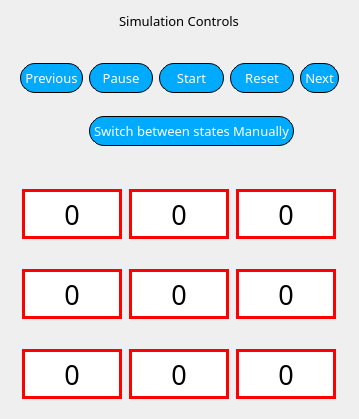
        <widget class="QWidget" name="sim" native="true">
         <property name="autoFillBackground">
          <bool>false</bool>
         </property>
         <property name="styleSheet">
          <string notr="true">border: none;</string>
         </property>
         <layout class="QGridLayout" name="gridLayout_3">
          <item row="1" column="0" colspan="2">
           <widget class="QWidget" name="controls" native="true">
            <property name="minimumSize">
             <size>
              <width>0</width>
              <height>137</height>
             </size>
            </property>
            <layout class="QGridLayout" name="gridLayout_9">
             <item row="1" column="1" colspan="3">
              <widget class="QPushButton" name="toggleManualControl">
               <property name="minimumSize">
                <size>
                 <width>0</width>
                 <height>30</height>
                </size>
               </property>
               <property name="baseSize">
                <size>
                 <width>0</width>
                 <height>0</height>
                </size>
               </property>
               <property name="font">
                <font>
                 <family>Arial Rounded MT Bold</family>
                 <pointsize>10</pointsize>
                </font>
               </property>
               <property name="styleSheet">
                <string notr="true">background: #00aaff;
color:white;
border-style: outset;
border-width: 1px;
border-radius: 15px;
border-color: black;
padding: 4px;</string>
               </property>
               <property name="text">
                <string>Switch between states Manually</string>
               </property>
               <property name="autoRepeat">
                <bool>false</bool>
               </property>
              </widget>
             </item>
             <item row="0" column="4">
              <widget class="QPushButton" name="nextButton">
               <property name="minimumSize">
                <size>
                 <width>30</width>
                 <height>30</height>
                </size>
               </property>
               <property name="font">
                <font>
                 <family>Arial Rounded MT Bold</family>
                 <pointsize>10</pointsize>
                </font>
               </property>
               <property name="styleSheet">
                <string notr="true">background: #00aaff;
color:white;
border-style: outset;
border-width: 1px;
border-radius: 15px;
border-color: black;
padding: 4px;</string>
               </property>
               <property name="text">
                <string>Next</string>
               </property>
               <property name="autoRepeat">
                <bool>false</bool>
               </property>
              </widget>
             </item>
             <item row="0" column="0">
              <widget class="QPushButton" name="previousButton">
               <property name="minimumSize">
                <size>
                 <width>30</width>
                 <height>30</height>
                </size>
               </property>
               <property name="font">
                <font>
                 <family>Arial Rounded MT Bold</family>
                 <pointsize>10</pointsize>
                </font>
               </property>
               <property name="styleSheet">
                <string notr="true">background: #00aaff;
color:white;
border-style: outset;
border-width: 1px;
border-radius: 15px;
border-color: black;
padding: 4px;</string>
               </property>
               <property name="text">
                <string>Previous</string>
               </property>
               <property name="autoRepeat">
                <bool>false</bool>
               </property>
              </widget>
             </item>
             <item row="0" column="1">
              <widget class="QPushButton" name="pauseButton">
               <property name="minimumSize">
                <size>
                 <width>30</width>
                 <height>30</height>
                </size>
               </property>
               <property name="font">
                <font>
                 <family>Arial Rounded MT Bold</family>
                 <pointsize>10</pointsize>
                </font>
               </property>
               <property name="styleSheet">
                <string notr="true">background: #00aaff;
color:white;
border-style: outset;
border-width: 1px;
border-radius: 15px;
border-color: black;
padding: 4px;</string>
               </property>
               <property name="text">
                <string>Pause</string>
               </property>
               <property name="autoRepeat">
                <bool>false</bool>
               </property>
              </widget>
             </item>
             <item row="0" column="3">
              <widget class="QPushButton" name="resetButton">
               <property name="minimumSize">
                <size>
                 <width>30</width>
                 <height>30</height>
                </size>
               </property>
               <property name="font">
                <font>
                 <family>Arial Rounded MT Bold</family>
                 <pointsize>10</pointsize>
                </font>
               </property>
               <property name="styleSheet">
                <string notr="true">background: #00aaff;
color:white;
border-style: outset;
border-width: 1px;
border-radius: 15px;
border-color: black;
padding: 4px;</string>
               </property>
               <property name="text">
                <string>Reset</string>
               </property>
               <property name="autoRepeat">
                <bool>false</bool>
               </property>
              </widget>
             </item>
             <item row="0" column="2">
              <widget class="QPushButton" name="startButton">
               <property name="minimumSize">
                <size>
                 <width>30</width>
                 <height>30</height>
                </size>
               </property>
               <property name="font">
                <font>
                 <family>Arial Rounded MT Bold</family>
                 <pointsize>10</pointsize>
                </font>
               </property>
               <property name="styleSheet">
                <string notr="true">background: #00aaff;
color:white;
border-style: outset;
border-width: 1px;
border-radius: 15px;
border-color: black;
padding: 4px;</string>
               </property>
               <property name="text">
                <string>Start</string>
               </property>
               <property name="autoRepeat">
                <bool>false</bool>
               </property>
              </widget>
             </item>
            </layout>
           </widget>
          </item>
          <item row="2" column="0" rowspan="2" colspan="2">
           <widget class="QWidget" name="output" native="true">
            <layout class="QGridLayout" name="gridLayout_8">
             <property name="horizontalSpacing">
              <number>5</number>
             </property>
             <property name="verticalSpacing">
              <number>30</number>
             </property>
             <item row="4" column="2">
              <widget class="QLabel" name="out6">
               <property name="sizePolicy">
                <sizepolicy hsizetype="Fixed" vsizetype="Fixed">
                 <horstretch>0</horstretch>
                 <verstretch>0</verstretch>
                </sizepolicy>
               </property>
               <property name="minimumSize">
                <size>
                 <width>50</width>
                 <height>50</height>
                </size>
               </property>
               <property name="maximumSize">
                <size>
                 <width>100</width>
                 <height>100</height>
                </size>
               </property>
               <property name="font">
                <font>
                 <family>Arial Rounded MT Bold</family>
                 <pointsize>20</pointsize>
                </font>
               </property>
               <property name="layoutDirection">
                <enum>Qt::LeftToRight</enum>
               </property>
               <property name="styleSheet">
                <string notr="true">background: #ffffff;
border: 3px solid red;</string>
               </property>
               <property name="text">
                <string>0</string>
               </property>
               <property name="alignment">
                <set>Qt::AlignCenter</set>
               </property>
              </widget>
             </item>
             <item row="2" column="2">
              <widget class="QLabel" name="out0">
               <property name="sizePolicy">
                <sizepolicy hsizetype="Fixed" vsizetype="Fixed">
                 <horstretch>0</horstretch>
                 <verstretch>0</verstretch>
                </sizepolicy>
               </property>
               <property name="minimumSize">
                <size>
                 <width>50</width>
                 <height>50</height>
                </size>
               </property>
               <property name="maximumSize">
                <size>
                 <width>100</width>
                 <height>100</height>
                </size>
               </property>
               <property name="font">
                <font>
                 <family>Arial Rounded MT Bold</family>
                 <pointsize>20</pointsize>
                </font>
               </property>
               <property name="layoutDirection">
                <enum>Qt::LeftToRight</enum>
               </property>
               <property name="styleSheet">
                <string notr="true">background: #ffffff;
border: 3px solid red;</string>
               </property>
               <property name="text">
                <string>0</string>
               </property>
               <property name="alignment">
                <set>Qt::AlignCenter</set>
               </property>
              </widget>
             </item>
             <item row="2" column="4">
              <widget class="QLabel" name="out2">
               <property name="sizePolicy">
                <sizepolicy hsizetype="Fixed" vsizetype="Fixed">
                 <horstretch>0</horstretch>
                 <verstretch>0</verstretch>
                </sizepolicy>
               </property>
               <property name="minimumSize">
                <size>
                 <width>50</width>
                 <height>50</height>
                </size>
               </property>
               <property name="maximumSize">
                <size>
                 <width>100</width>
                 <height>100</height>
                </size>
               </property>
               <property name="font">
                <font>
                 <family>Arial Rounded MT Bold</family>
                 <pointsize>20</pointsize>
                </font>
               </property>
               <property name="layoutDirection">
                <enum>Qt::LeftToRight</enum>
               </property>
               <property name="styleSheet">
                <string notr="true">background: #ffffff;
border: 3px solid red;</string>
               </property>
               <property name="text">
                <string>0</string>
               </property>
               <property name="alignment">
                <set>Qt::AlignCenter</set>
               </property>
              </widget>
             </item>
             <item row="2" column="3">
              <widget class="QLabel" name="out1">
               <property name="sizePolicy">
                <sizepolicy hsizetype="Fixed" vsizetype="Fixed">
                 <horstretch>0</horstretch>
                 <verstretch>0</verstretch>
                </sizepolicy>
               </property>
               <property name="minimumSize">
                <size>
                 <width>50</width>
                 <height>50</height>
                </size>
               </property>
               <property name="maximumSize">
                <size>
                 <width>100</width>
                 <height>100</height>
                </size>
               </property>
               <property name="font">
                <font>
                 <family>Arial Rounded MT Bold</family>
                 <pointsize>20</pointsize>
                </font>
               </property>
               <property name="layoutDirection">
                <enum>Qt::LeftToRight</enum>
               </property>
               <property name="styleSheet">
                <string notr="true">background: #ffffff;
border: 3px solid red;</string>
               </property>
               <property name="text">
                <string>0</string>
               </property>
               <property name="alignment">
                <set>Qt::AlignCenter</set>
               </property>
              </widget>
             </item>
             <item row="3" column="2">
              <widget class="QLabel" name="out3">
               <property name="sizePolicy">
                <sizepolicy hsizetype="Fixed" vsizetype="Fixed">
                 <horstretch>0</horstretch>
                 <verstretch>0</verstretch>
                </sizepolicy>
               </property>
               <property name="minimumSize">
                <size>
                 <width>50</width>
                 <height>50</height>
                </size>
               </property>
               <property name="maximumSize">
                <size>
                 <width>100</width>
                 <height>100</height>
                </size>
               </property>
               <property name="font">
                <font>
                 <family>Arial Rounded MT Bold</family>
                 <pointsize>20</pointsize>
                </font>
               </property>
               <property name="layoutDirection">
                <enum>Qt::LeftToRight</enum>
               </property>
               <property name="styleSheet">
                <string notr="true">background: #ffffff;
border: 3px solid red;</string>
               </property>
               <property name="text">
                <string>0</string>
               </property>
               <property name="alignment">
                <set>Qt::AlignCenter</set>
               </property>
              </widget>
             </item>
             <item row="3" column="3">
              <widget class="QLabel" name="out4">
               <property name="sizePolicy">
                <sizepolicy hsizetype="Fixed" vsizetype="Fixed">
                 <horstretch>0</horstretch>
                 <verstretch>0</verstretch>
                </sizepolicy>
               </property>
               <property name="minimumSize">
                <size>
                 <width>50</width>
                 <height>50</height>
                </size>
               </property>
               <property name="maximumSize">
                <size>
                 <width>100</width>
                 <height>100</height>
                </size>
               </property>
               <property name="font">
                <font>
                 <family>Arial Rounded MT Bold</family>
                 <pointsize>20</pointsize>
                </font>
               </property>
               <property name="layoutDirection">
                <enum>Qt::LeftToRight</enum>
               </property>
               <property name="styleSheet">
                <string notr="true">background: #ffffff;
border: 3px solid red;</string>
               </property>
               <property name="text">
                <string>0</string>
               </property>
               <property name="alignment">
                <set>Qt::AlignCenter</set>
               </property>
              </widget>
             </item>
             <item row="3" column="4">
              <widget class="QLabel" name="out5">
               <property name="sizePolicy">
                <sizepolicy hsizetype="Fixed" vsizetype="Fixed">
                 <horstretch>0</horstretch>
                 <verstretch>0</verstretch>
                </sizepolicy>
               </property>
               <property name="minimumSize">
                <size>
                 <width>50</width>
                 <height>50</height>
                </size>
               </property>
               <property name="maximumSize">
                <size>
                 <width>100</width>
                 <height>100</height>
                </size>
               </property>
               <property name="font">
                <font>
                 <family>Arial Rounded MT Bold</family>
                 <pointsize>20</pointsize>
                </font>
               </property>
               <property name="layoutDirection">
                <enum>Qt::LeftToRight</enum>
               </property>
               <property name="styleSheet">
                <string notr="true">background: #ffffff;
border: 3px solid red;</string>
               </property>
               <property name="text">
                <string>0</string>
               </property>
               <property name="alignment">
                <set>Qt::AlignCenter</set>
               </property>
              </widget>
             </item>
             <item row="4" column="3">
              <widget class="QLabel" name="out7">
               <property name="sizePolicy">
                <sizepolicy hsizetype="Fixed" vsizetype="Fixed">
                 <horstretch>0</horstretch>
                 <verstretch>0</verstretch>
                </sizepolicy>
               </property>
               <property name="minimumSize">
                <size>
                 <width>50</width>
                 <height>50</height>
                </size>
               </property>
               <property name="maximumSize">
                <size>
                 <width>100</width>
                 <height>100</height>
                </size>
               </property>
               <property name="font">
                <font>
                 <family>Arial Rounded MT Bold</family>
                 <pointsize>20</pointsize>
                </font>
               </property>
               <property name="layoutDirection">
                <enum>Qt::LeftToRight</enum>
               </property>
               <property name="styleSheet">
                <string notr="true">background: #ffffff;
border: 3px solid red;</string>
               </property>
               <property name="text">
                <string>0</string>
               </property>
               <property name="alignment">
                <set>Qt::AlignCenter</set>
               </property>
              </widget>
             </item>
             <item row="4" column="4">
              <widget class="QLabel" name="out8">
               <property name="sizePolicy">
                <sizepolicy hsizetype="Fixed" vsizetype="Fixed">
                 <horstretch>0</horstretch>
                 <verstretch>0</verstretch>
                </sizepolicy>
               </property>
               <property name="minimumSize">
                <size>
                 <width>50</width>
                 <height>50</height>
                </size>
               </property>
               <property name="maximumSize">
                <size>
                 <width>100</width>
                 <height>100</height>
                </size>
               </property>
               <property name="font">
                <font>
                 <family>Arial Rounded MT Bold</family>
                 <pointsize>20</pointsize>
                </font>
               </property>
               <property name="layoutDirection">
                <enum>Qt::LeftToRight</enum>
               </property>
               <property name="styleSheet">
                <string notr="true">background: #ffffff;
border: 3px solid red;</string>
               </property>
               <property name="text">
                <string>0</string>
               </property>
               <property name="alignment">
                <set>Qt::AlignCenter</set>
               </property>
              </widget>
             </item>
            </layout>
           </widget>
          </item>
          <item row="0" column="0" colspan="2" alignment="Qt::AlignHCenter">
           <widget class="QLabel" name="label">
            <property name="minimumSize">
             <size>
              <width>0</width>
              <height>20</height>
             </size>
            </property>
            <property name="maximumSize">
             <size>
              <width>16777215</width>
              <height>20</height>
             </size>
            </property>
            <property name="font">
             <font>
              <family>Arial Rounded MT Bold</family>
              <pointsize>10</pointsize>
              <weight>50</weight>
              <italic>false</italic>
              <bold>false</bold>
              <underline>false</underline>
             </font>
            </property>
            <property name="styleSheet">
             <string notr="true">font: 10pt &quot;Arial Rounded MT Bold&quot;;
text-align: center;
</string>
            </property>
            <property name="text">
             <string>Simulation Controls</string>
            </property>
            <property name="alignment">
             <set>Qt::AlignCenter</set>
            </property>
           </widget>
          </item>
         </layout>
        </widget>
